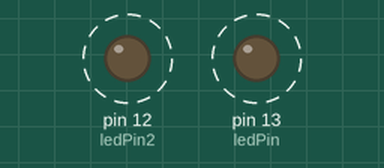
Simulated run of this sketch. Board: Arduino Uno, built with avr-gcc and run on an emulated ATmega328P. Parts: output pins drawn as LEDs (lit = HIGH). Dashed ring = blinking.

Above: at 0.15 s.
Timing chart, 0 to 3.0 s (numbered marks = the images above):
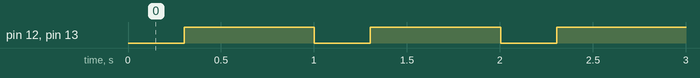

Measured:
- by itself, pin 12 (ledPin2), pin 13 (ledPin): alternates HIGH for 0.70 s and LOW for 0.30 s

The sketch:

05-FlashWithMillisFunctions.ino
```cpp
const int ledPin = 13;
long previousMillis = 0;  // will store last time LED was updated
int ledState = LOW;       // initially the led is OFF
long ledOnTime = 700;    // interval at which the LED should be on  (milliseconds)
long ledOffTime = 300;   // interval at which the LED should be off (milliseconds)

const int ledPin2 = 12;
long previousMillis2 = 0;  // will store last time LED was updated
int ledState2 = LOW;       // initially the led is OFF
long ledOnTime2 = 700;    // interval at which the LED should be on  (milliseconds)
long ledOffTime2 = 300;   // interval at which the LED should be off (milliseconds)

// we need pointers for previousMillis and ledState because the function updates the values
void flash(long *prevMillis, int *ledState, int ledPin, long ledOnTime, long ledOffTime) {
  long currentMillis = millis();
  if ((*ledState == HIGH) && (currentMillis - *prevMillis > ledOnTime)) {
    *prevMillis = currentMillis;
    *ledState = LOW;
    digitalWrite(ledPin, *ledState);
  } else if ((*ledState == LOW) && (currentMillis - *prevMillis > ledOffTime)) {
    *prevMillis = currentMillis;
    *ledState = HIGH;
    digitalWrite(ledPin, *ledState);
  }
};


void setup() {
  pinMode(ledPin, OUTPUT);
  pinMode(ledPin2, OUTPUT);
  Serial.begin(9600);
}


void loop() {
  flash(&previousMillis, &ledState, ledPin, ledOnTime, ledOffTime);
  flash(&previousMillis2, &ledState2, ledPin2, ledOnTime2, ledOffTime2);
}
```
